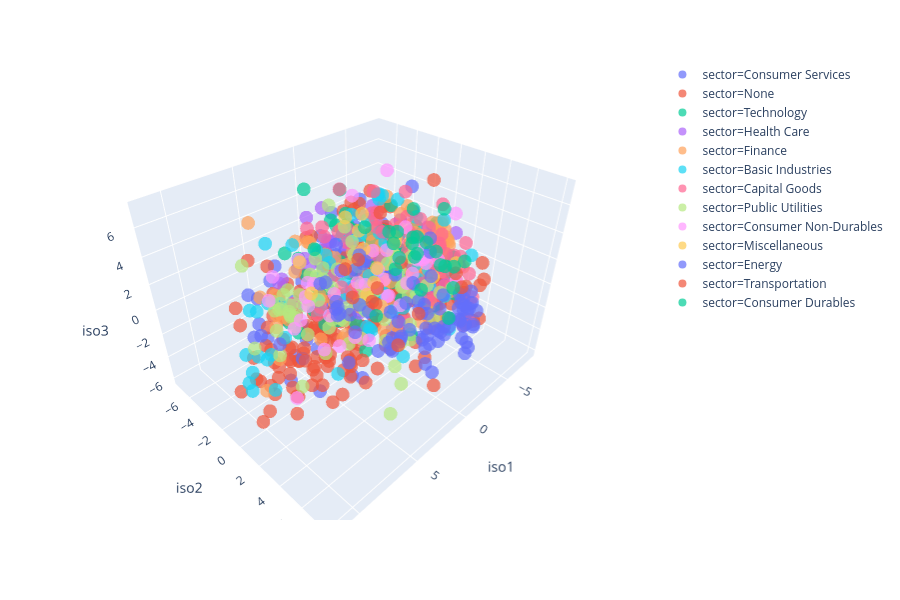

The cell this chart's notebook holds for it:
### Markdown cell above
**Exercise:** Execute the commands below and explore the structure.

### Code cell
import plotly.express as px

fig = px.scatter_3d(stocksampleiso, x='iso1', 
   y='iso2', z='iso3', hover_name="name",
   color="sector", opacity=0.7)
fig.show()
